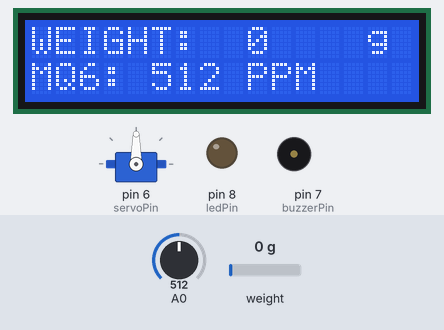
Bench run of a sketch on a simulated Arduino Uno, built with avr-gcc and run on an emulated ATmega328P. Shown: 16×2 character LCD, servo, output pins drawn as LEDs (lit = HIGH), buzzer (waves = sounding, pin HIGH). The test bench sets the inputs (shaded band); at power-on: weight on the scale 0 g, A0 = 512. The modem accepts every AT command (registered, SIM ready, sends succeed) and sends nothing else; what the sketch prints to the serial monitor is not drawn.

Above: at 2.3 s.
3.4 s: weight on the scale set to 463 g
At 4.2 s:
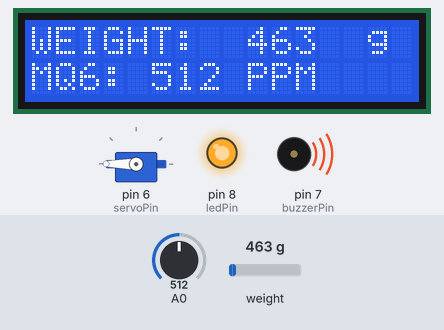
7.9 s: weight on the scale set to 532 g
At 10.0 s:
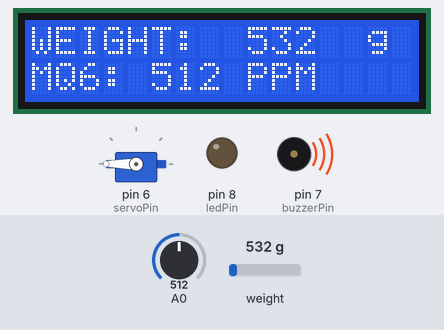
12.4 s: A0 set to 111
At 13.8 s:
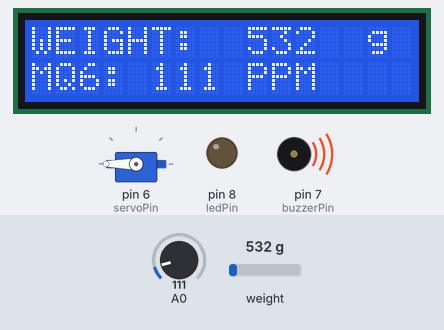
16.0 s: A0 set to 94
At 19.2 s:
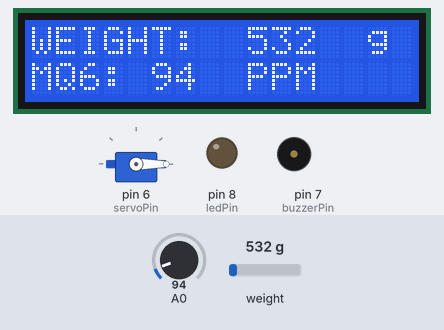
20.5 s: weight on the scale set to 100 g
At 22.9 s:
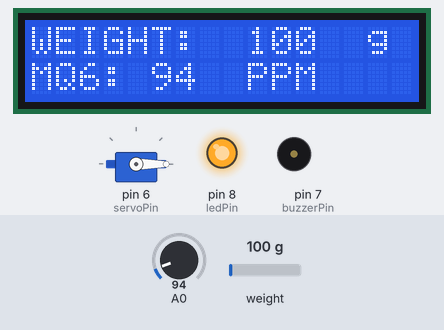
25.0 s: A0 set to 110
At 26.5 s:
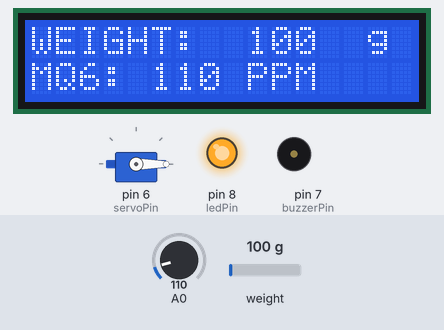
Timing chart, 0 to 28.5 s (numbered marks = the images above; inputs shaded):
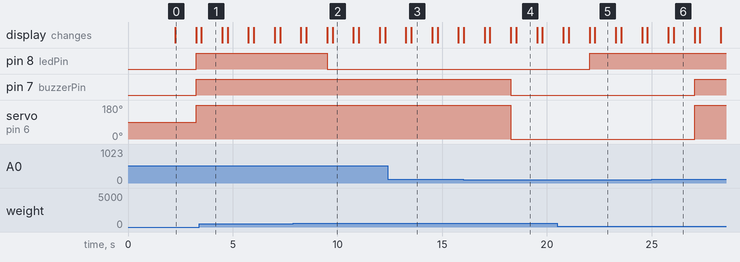

The sketch:

Souce_code.ino
```cpp
#include "HX711.h"
#include <LiquidCrystal_I2C.h>
#include <SoftwareSerial.h>
#include <Servo.h>
#define RX 2
#define TX 3
HX711 scale;
float calibration_factor = 52; // this calibration factor is adjusted according to my load cell
float units;
float ounces;
String WIFI_SSID = "your wifi name";
String WIFI_PASS = "your password";
String API = "IM7KD5UVFY897OCB";
String HOST = "api.thingspeak.com";
String PORT = "80";
int countTrueCommand;
int countTimeCommand;
int servoPin = 6;
int buzzerPin = 7;
int ledPin=8;
//int angle = 360;
Servo Servo1;
boolean found = false;
SoftwareSerial esp8266(RX,TX);
LiquidCrystal_I2C lcd(0x27,16,2);
 void setup() {
 lcd.init();
 lcd.clear();
 lcd.backlight();
 Serial.begin(9600);
 scale.begin(4,5);
 esp8266.begin(115200);
Servo1.attach(servoPin);
 pinMode(buzzerPin, OUTPUT);
 pinMode(ledPin, OUTPUT);
 sendCommand("AT",5,"OK");
 sendCommand("AT+CWMODE=1",5,"OK");
  sendCommand("AT+CWJAP=\""+ WIFI_SSID +"\",\""+ WIFI_PASS +"\"",20,"OK");
  scale.set_scale();
  scale.tare();  //Reset the scale to 0
  long zero_factor = scale.read_average(); //Get a baseline reading
  Serial.print("Zero factor: ");
  Serial.println(zero_factor);
}

 void loop() {
  int gas=analogRead(A0);
  scale.set_scale(calibration_factor); //Adjust to this calibration factor
  Serial.print("Weight: ");
  units = scale.get_units(), 1000;
  if (units <= 0)
  {
    units = 0.00;
  }
  ounces = units * 0.035274;
  Serial.print(units);
  Serial.print(" grams");
  lcd.setCursor(0,0);
  lcd.print("WEIGHT: ");
  lcd.setCursor(9,0);
  lcd.print(units,0);
  lcd.setCursor(14,0);
  lcd.print("g");
  lcd.setCursor(0,1);
  lcd.print("MQ6: ");
  lcd.setCursor(5,1);
  lcd.print(gas);
  lcd.setCursor(9,1);
  lcd.print("PPM");
  Serial.print("MQ6: ");
  Serial.print(gas);
  Serial.println("PPM");
  delay(1000);
  lcd.clear();
  if(units<500)
 {
  digitalWrite(ledPin, HIGH);
 }
else
 {
digitalWrite(ledPin, LOW);
 }
 if(gas>100)
 {
  Servo1.write(180);
  digitalWrite(buzzerPin, HIGH);
 }
 else
 {
  Servo1.write(0);
  digitalWrite(buzzerPin, LOW);
 }

 String getData="GET /update?api_key="+ API+"&field1="+gas+ "&field2="+units;
 sendCommand("AT+CIPMUX=1",5,"OK");
 sendCommand("AT+CIPSTART=0,\"TCP\",\""+ HOST +"\","+ PORT,15,"OK");
 sendCommand("AT+CIPSEND=0," +String(getData.length()+4),4,">");
 esp8266.println(getData);
 countTrueCommand++;
 sendCommand("AT+CIPCLOSE=0",5,"OK");
if(Serial.available())
  {
    char temp = Serial.read();
    if(temp == '+' || temp == 'a')
      calibration_factor += 1;
    else if(temp == '-' || temp == 'z')
      calibration_factor -= 1;
  }}
void sendCommand(String command, int maxTime, char readReplay[]) {
  Serial.print(countTrueCommand);
  Serial.print(". at command => ");
  Serial.print(command);
  Serial.print(" ");
  while(countTimeCommand < (maxTime*1))
  {
    esp8266.println(command);//at+cipsend
    if(esp8266.find(readReplay))//ok
    {
      found = true;
      break;
    }
    countTimeCommand++;
  }
  if(found == true)
  {
    Serial.println("OK");
    countTrueCommand++;
    countTimeCommand = 0;
  }
  if(found == false)
  {
    Serial.println("Fail");
    countTrueCommand = 0;
    countTimeCommand = 0;
  }
  found = false;
 }
```

Measured:
- the behaviour switches between 499 and 500 g on weight on the scale (found by bisection; images 1 and 2)
- the behaviour switches between 101 and 100 on A0 (found by bisection; images 3 and 4)
- after the input at 3.4 s, the display: changes after 0.10 s (image 1)
- after the input at 7.9 s, pin 8 (ledPin): HIGH → LOW after 1.6 s; the display: first differs from a run without the input after 0.61 s (image 2)
- after the input at 12.4 s, the display: first differs from a run without the input after 1.1 s (image 3)
- after the input at 16.0 s, pin 7 (buzzerPin): HIGH → LOW after 2.3 s; servo on pin 6 (servoPin): 180° → 0° after 2.3 s; the display: first differs from a run without the input after 1.3 s (image 4)
- after the input at 20.5 s, pin 8 (ledPin): LOW → HIGH after 1.5 s; the display: first differs from a run without the input after 0.54 s (image 5)
- after the input at 25.0 s, pin 7 (buzzerPin): LOW → HIGH after 2.0 s; servo on pin 6 (servoPin): 0° → 180° after 2.0 s; the display: first differs from a run without the input after 1.0 s (image 6)
